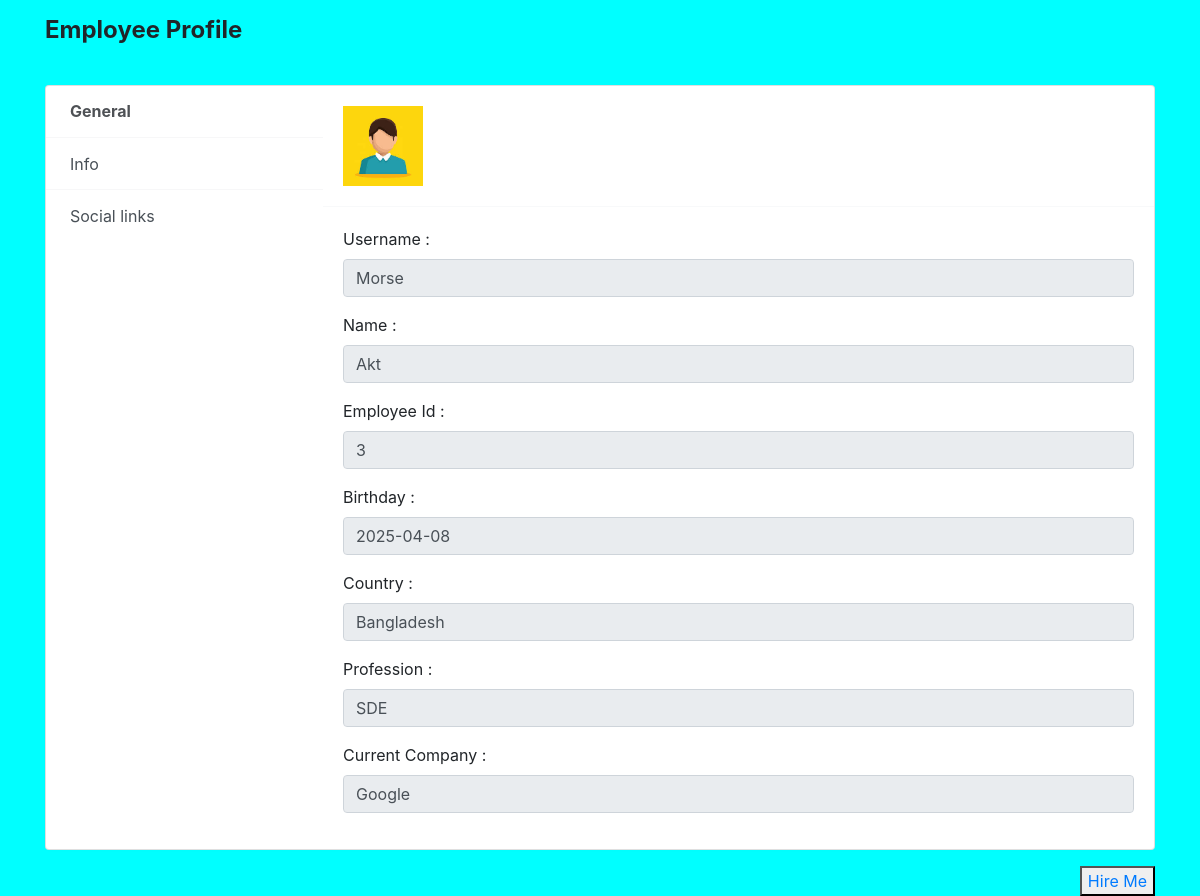
/EmployeeList/E2.php, run on the app's committed database.
### tables this page shows
CREATE TABLE `emp_post` (
  `id` int(11) NOT NULL,
  `uname` varchar(15) NOT NULL,
  `name` varchar(15) NOT NULL,
  `country` varchar(15) NOT NULL,
  `birthday` date DEFAULT NULL,
  `phone` varchar(15) NOT NULL,
  `profession` varchar(15) NOT NULL,
  `company` varchar(25) NOT NULL,
  `email` varchar(35) NOT NULL,
  `twitter` varchar(35) NOT NULL,
  `linkedin` varchar(35) NOT NULL,
  `facebook` varchar(35) NOT NULL,
  `instagram` varchar(35) NOT NULL,
  `bio` varchar(255) NOT NULL,
  `skills` varchar(255) NOT NULL,
  `exp` varchar(255) NOT NULL,
  `img` varchar(255) NOT NULL
);

### EmployeeList/E2.php (the view, shortened to what this page needs)
<?php
	$dbname = "job_post";
	$conn = new mysqli("localhost", "root", "", $dbname);
	$query = mysqli_query($conn, "select * from emp_post where id = 3");
	$data = mysqli_fetch_assoc($query);
?>
<!DOCTYPE html>
<html lang="en">
<head>
    <link rel="stylesheet" href="empee.css">
<link href="https://cdn.jsdelivr.net/npm/bootstrap@4.5.0/dist/css/bootstrap.min.css" rel="stylesheet">
</head>
<body style = "background-color:cyan" >
    <div class="container light-style flex-grow-1 container-p-y">
        <h4 class="font-weight-bold py-3 mb-4">
            Employee Profile
        </h4>
        <div class="card overflow-hidden">
            <div class="row no-gutters row-bordered row-border-light">
                <div class="col-md-3 pt-0">
                    <div class="list-group list-group-flush account-settings-links">
                        <a class="list-group-item list-group-item-action active" data-toggle="list"
                            href="#account-general">General</a>
                        <a class="list-group-item list-group-item-action" data-toggle="list"
                            href="#account-info">Info</a>
                        <a class="list-group-item list-group-item-action" data-toggle="list"
                            href="#account-social-links">Social links</a>
                    </div>
                </div>
                <div class="col-md-9">
                    <div class="tab-content">
                        <div class="tab-pane fade active show" id="account-general">
                            <div class="card-body media align-items-center">
                                <img src="../ProfPic/2.jpg" alt
                                    class="d-block ui-w-80">
                            </div>
                            <hr class="border-light m-0">
                            <div class="card-body">
                                <div class="form-group">
                                    <label class="form-label">Username :</label>
                                    <input type="text" class="form-control mb-1" value=<?php echo $data['uname'] ?> readonly="readonly">
                                </div>
                                <div class="form-group">
                                    <label class="form-label">Name :</label>
                                    <input type="text" class="form-control" value=<?php echo $data['name'] ?> readonly="readonly">
                                </div>
								<div class="form-group">
                                    <label class="form-label">Employee Id :</label>
                                    <input type="text" class="form-control" value=<?php echo $data['id'] ?> readonly="readonly">
                                </div>
								<div class="form-group">
                                    <label class="form-label">Birthday : </label>
                                    <input type="text" class="form-control" value=<?php echo $data['birthday'] ?> readonly="readonly">
                                </div>
                                <div class="form-group">
                                    <label class="form-label">Country : </label>
                                    <input type="text" class="form-control" value=<?php echo $data['country'] ?> readonly="readonly">
                                </div>
                                <div class="form-group">
                                    <label class="form-label">Profession :</label>
                                    <input type="text" class="form-control" value="<?php echo $data['profession'] ?>" readonly="readonly">
                                </div>
								<div class="form-group">
                                    <label class="form-label">Current Company :</label>
                                    <input type="text" class="form-control" value=<?php echo $data['company'] ?> readonly="readonly">
                                </div>
                            </div>
                        </div>
                    </div>
                </div>
            </div>
        </div>
        <div class="text-right mt-3">
			<?php if(isset($_SESSION['two'])) { ?>
				<button type="button" ><a href="../Employees.php" onclick="fk()">Hire Me</a></button>
			<?php }
				else { ?>
					<button type="button" ><a href="../Index.php" onclick="fkk()">Hire Me</a></button>
			<?php	}
			?>
        </div>
    </div>
</body>
</html>

### EmployeeList/empee.css (style rules this page uses)
body { background: #f5f5f5; margin-top: 20px; }
.ui-w-80 { width : 80px !important; height: auto; }
.card { background-clip: padding-box; box-shadow : 0 1px 4px rgba(24, 28, 33, 0.012); }
.row-bordered { overflow: hidden; }
.account-settings-links .list-group-item.active { font-weight: bold !important; }
html:not(.dark-style) .account-settings-links .list-group-item.active { background: transparent !important; }
.light-style .account-settings-links .list-group-item { padding : 0.85rem 1.5rem; border-color: rgba(24, 28, 33, 0.03) !important; }
.light-style .account-settings-links .list-group-item.active { color: #4e5155 !important; }
.light-style .account-settings-links .list-group-item.active { color: #4E5155 !important; }

### data on the page
emp_post: uname "Morse", name "Akt", id "3", birthday "2025-04-08", country "Bangladesh", profession "SDE", company "Google"
